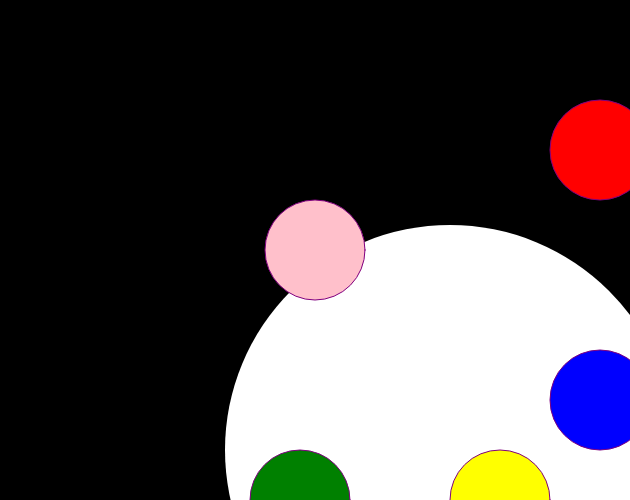
Frame 1 (no input)
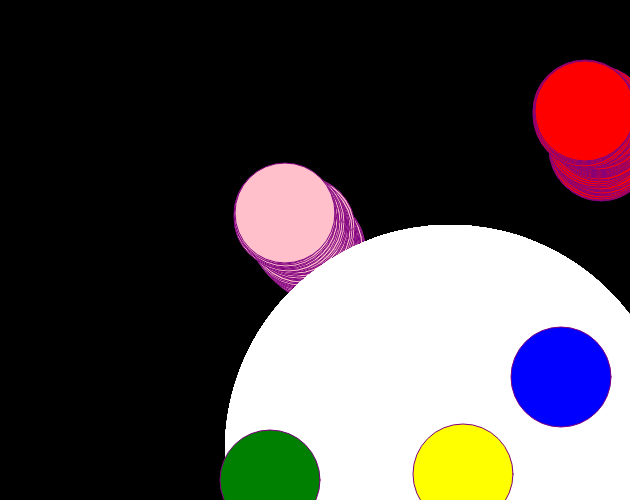
Frame 60 (no input)
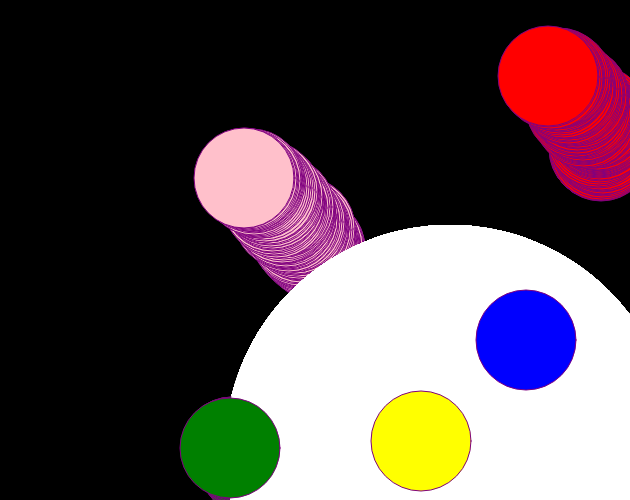
Frame 120 (the mouse pressed at the canvas centre since frame 60)

The p5.js sketch that drew these frames (run headless with seeded random() and noise() and a simulated clock; from frame 60 on, the mouse is pressed at the canvas centre):

// p5.js sketch
// ── sketch.js
//declaring variables
var pos_x1 = 100;
var col = 0;
var b = 0;
var g = 255;


//floor function info for first circle
var pos_x2 = 400;
var pos_y = 400;
var point_width = 100;
var max_pos_mvt = 2;

//floor function for sencond Circle
var pos_x3 = 500;
var pos_y2 = 500;
var point_width = 100;
var max_pos_mvt = 2;

//floor function for third Circle
var pos_x4 = 600;
var pos_y3 = 400;
var point_width = 100;
var max_pos_mvt = 2;

//floor function for the fourth circle
var pos_x5 = 300;
var pos_y4 = 500;
var point_width = 100;
var max_pos_mvt = 2;

//floor function for the fifth Circle
var pos_x6 = 600;
var pos_y5 = 150;
var point_width = 100;
var max_pos_mvt = 2;

//Creating the Array
var circle = [100, 200, 300,400];

//creating the canvas
function setup(){
createCanvas(630,500)
pos_x2 = width * 0.5;
pos_y = height * 0.5;

background(col);

col = map(pos_x1, 630, 500);
col = map(pos_x1, 630, 500);

}

function draw(){


drawCircle();

drawline();

//new Circle 1st
push();
fill("pink");
ellipse(pos_x2, pos_y, point_width);
pos_x2 += floor(random(-max_pos_mvt, max_pos_mvt + 0));
pos_y += floor(random(-max_pos_mvt, max_pos_mvt + 0));
pop();

// Sencond Circle
push();
fill("yellow");
ellipse(pos_x3, pos_y2, point_width);
pos_x3 += floor(random(-max_pos_mvt, max_pos_mvt + 0));
pos_y2 += floor(random(-max_pos_mvt, max_pos_mvt + 0));
pop();

//Third Circle
push();
fill("blue");
ellipse(pos_x4, pos_y3, point_width);
pos_x4 += floor(random(-max_pos_mvt, max_pos_mvt + 0));
pos_y3 += floor(random(-max_pos_mvt, max_pos_mvt + 0));
pop();

//fourth Circle
push();
fill("green");
ellipse(pos_x5, pos_y4, point_width);
pos_x5 += floor(random(-max_pos_mvt, max_pos_mvt + 0));
pos_y4 += floor(random(-max_pos_mvt, max_pos_mvt + 0));
pop();

//fifth Circle
push();
fill("red");
ellipse(pos_x6, pos_y5, point_width);
pos_x6 += floor(random(-max_pos_mvt, max_pos_mvt + 0));
pos_y5 += floor(random(-max_pos_mvt, max_pos_mvt + 0));
pop();

//making the array for circles
push();
for (var m =0; m < 6; m++) {
  stroke(255);
  fill("orange");
  ellipse(m * 320, 490, circle[m], circle[m]);

}
pop();



}
//Creating my own funtion for drawing a circle
function drawCircle() {
    fill( "white" );
    noStroke();
    ellipse( 450, 450, 450 );
}
//Creating my own funtion for drawing a line. This will give the circles a glow like appearance.
function drawline(){
stroke("purple");


}
